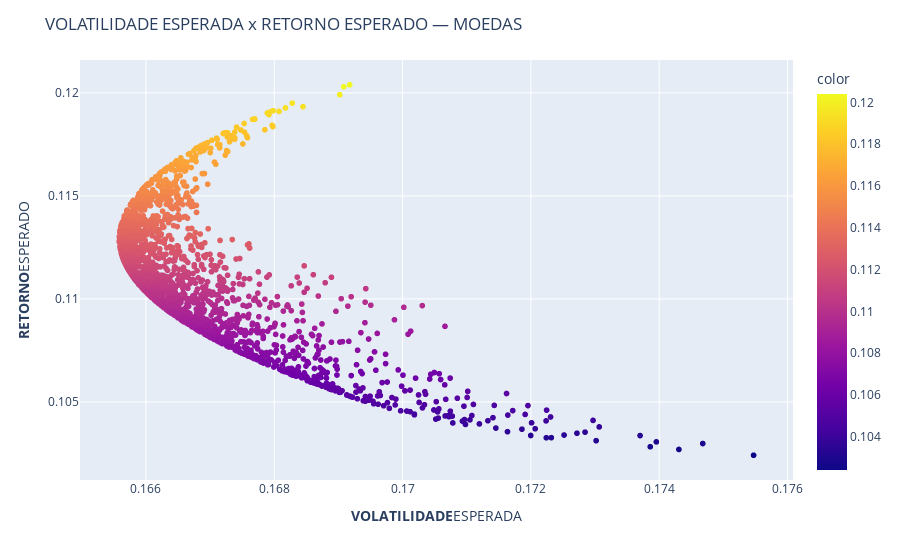

This figure's notebook cell:
### Code cell
fig2 = px.scatter(x=vet_Vol,y=vet_R,color=vet_R)

fig2.update_layout(
    title_text='VOLATILIDADE ESPERADA x RETORNO ESPERADO — MOEDAS'
)

fig2.update_xaxes(title_text="<b>VOLATILIDADE</b>ESPERADA")
fig2.update_yaxes(title_text="<b>RETORNO</b>ESPERADO")
fig2.show()

### Figure 1 — Plotly figure (JSON) as saved in the notebook; plotly's stock layout.template omitted (floating-point values rounded to 4 significant figures; data arrays with more than 128 entries replaced by an {"elided": "..."} marker saying what was removed)
{"data": [{"hovertemplate": "x=%{x}<br>y=%{y}<br>color=%{marker.color}<extra></extra>", "legendgroup": "", "marker": {"color": {"elided": "2000 float values"}, "coloraxis": "coloraxis", "symbol": "circle"}, "mode": "markers", "name": "", "showlegend": false, "type": "scattergl", "x": {"elided": "2000 float values"}, "xaxis": "x", "y": {"elided": "2000 float values"}, "yaxis": "y"}], "layout": {"coloraxis": {"colorbar": {"title": {"text": "color"}}, "colorscale": [[0, "#0d0887"], [0.1111, "#46039f"], [0.2222, "#7201a8"], [0.3333, "#9c179e"], [0.4444, "#bd3786"], [0.5556, "#d8576b"], [0.6667, "#ed7953"], [0.7778, "#fb9f3a"], [0.8889, "#fdca26"], [1, "#f0f921"]]}, "legend": {"tracegroupgap": 0}, "margin": {"t": 60}, "title": {"text": "VOLATILIDADE ESPERADA x RETORNO ESPERADO — MOEDAS"}, "xaxis": {"anchor": "y", "domain": [0, 1], "title": {"text": "<b>VOLATILIDADE</b>ESPERADA"}}, "yaxis": {"anchor": "x", "domain": [0, 1], "title": {"text": "<b>RETORNO</b>ESPERADO"}}}}
